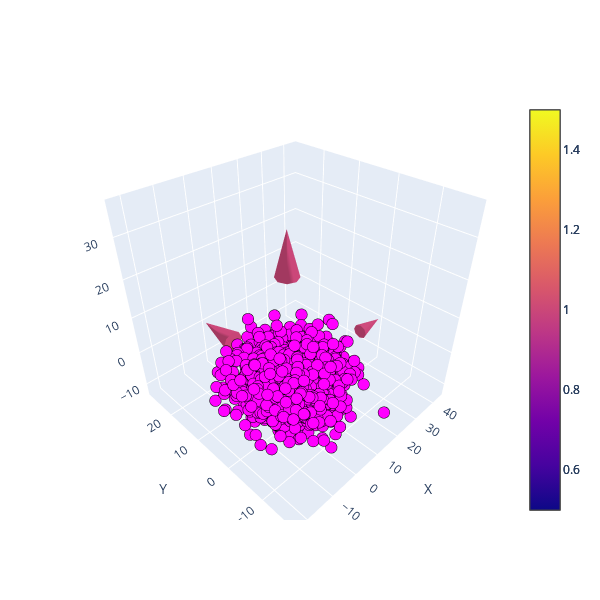

The notebook cell saved with this chart:
### Markdown cell above
Перейдём в СК с базисными сингулярными векторами, сохранив при этом размеры облака (то есть сделаем поворот в трёхмерном пространстве)

### Code cell
Sinv = np.linalg.inv(D.T)

X_1 = (Sinv @ X.T).T


plot_colored_spiral(X_1, np.eye(3,3), A)

### Figure 1 — Plotly figure (JSON) as saved in the notebook; plotly's stock layout.template omitted (floating-point values rounded to 4 significant figures; data arrays with more than 128 entries replaced by an {"elided": "..."} marker saying what was removed)
{"data": [{"marker": {"color": "magenta", "line": {"color": "black", "width": 20}, "size": 4}, "mode": "markers", "showlegend": false, "type": "scatter3d", "x": {"elided": "2000 float values"}, "y": {"elided": "2000 float values"}, "z": {"elided": "2000 float values"}}, {"sizemode": "absolute", "sizeref": 10, "type": "cone", "u": [1], "v": [0], "w": [0], "x": [36], "y": [0], "z": [0]}, {"sizemode": "absolute", "sizeref": 10, "type": "cone", "u": [0], "v": [1], "w": [0], "x": [0], "y": [20], "z": [0]}, {"sizemode": "absolute", "sizeref": 10, "type": "cone", "u": [0], "v": [0], "w": [1], "x": [0], "y": [0], "z": [29]}], "layout": {"height": 600, "scene": {"aspectmode": "cube", "camera": {"center": {"x": 0, "y": 0, "z": 0}, "eye": {"x": -1.25, "y": -1.25, "z": 1.25}, "projection": {"type": "perspective"}, "up": {"x": 0, "y": 0, "z": 1}}, "xaxis": {"title": {"text": "X"}}, "yaxis": {"title": {"text": "Y"}}, "zaxis": {"title": {"text": "Z"}}}, "width": 600}}
